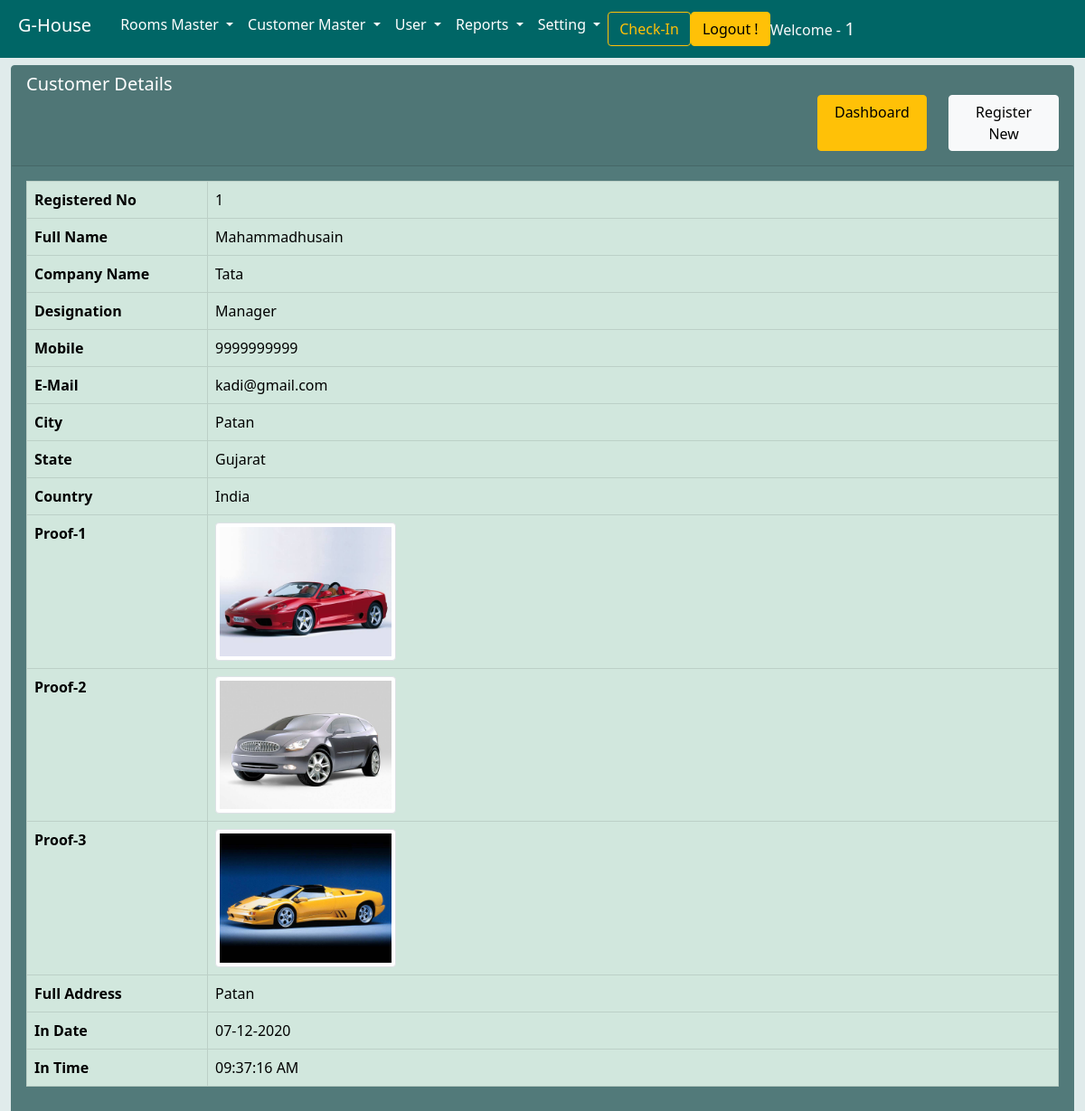
/customerfullinfo/1/ (signed in), run on the app's committed database.
### ghouse/models.py (models this page shows, shortened)
class cregister(models.Model):
    registerno = models.IntegerField(primary_key=True,blank=True)
    fullname = models.CharField(max_length=500)
    companyname = models.CharField(max_length=200)
    designation = models.CharField(max_length=200)
    mobile = models.PositiveIntegerField()
    emailid = models.EmailField(max_length=200)
    city = models.CharField(max_length=100)
    state = models.CharField(max_length=100)
    country = models.CharField(max_length=100,default='India')
    customer_id_type_1 = models.CharField(max_length=200,null=True,blank=True)
    proof_id_1 = models.ImageField(upload_to='photo/%Y/%m/%d',null=True,blank=True)
    customer_id_type_2 = models.CharField(max_length=200,null=True,blank=True)
    proof_id_2 = models.ImageField(upload_to='photo/%Y/%m/%d',null=True,blank=True)
    customer_id_type_3 = models.CharField(max_length=200,null=True,blank=True)
    proof_id_3 = models.ImageField(upload_to='photo/%Y/%m/%d',null=True,blank=True)
    fulladdress = models.TextField(max_length=500)
    in_date = models.DateField(auto_now_add=True)
    in_time = models.DateTimeField(auto_now_add=True)
    objects = models.Manager()

### ghouse/views.py (the view)
# urls.py: path('customerfullinfo/<int:id>/',customerfullinfo,name='customerfullinfo'),
def customerfullinfo(request, id):
    if request.user.is_authenticated:
        fullinfo = cregister.objects.filter(pk=id)
        context = {'fullinfo': fullinfo}
        return render(request, 'customerfullinfo.html', context)
    else:
        messages.info(request, '☹︎ Please Login First')
    return redirect('/login')

### ghouse/templates/customerfullinfo.html (shortened to what this page needs)
{% extends 'base.html' %}
{% block body %}
<div class="container-fluid">
    <div class="row">
        <div class="col-12">
            <div class="card mt-2 text-white" style="background-color: #527a7a; border-color: #527a7a;">
                <div class="card-header h5">
                    Customer Details
                    <div class="row">
                        <div class="col-9"></div>
                        <div class="col d-grid gap-2 mb-2">
                            <a class="btn btn-warning " href="{% url 'dashboard' %}">Dashboard</a>
                        </div>
                        <div class="col d-grid gap-2 mb-2">
                            <a class="btn btn-light" href="{% url 'CRegister' %}">Register New</a>
                        </div>
                    </div>
                </div>
                <div class="card-body">
                    <div class="col">
                        <table class="table table-bordered table-success table-responsive" >
                            {% for i  in fullinfo %}
                            <tbody>
                                <tr>
                                    <th style="width: 200px;">Registered No</th>
                                    <td>{{i.registerno}}</td>
                                </tr>
                                <tr>
                                    <th>Full Name</th>
                                    <td>{{i.fullname}}</td>
                                </tr>
                                <tr>
                                    <th>Company Name</th>
                                    <td>{{i.companyname}}</td>
                                </tr>
                                <tr>
                                    <th>Designation</th>
                                    <td>{{i.designation}}</td>
                                </tr>
                                <tr>
                                    <th>Mobile</th>
                                    <td>{{i.mobile}}</td>
                                </tr>
                                <tr>
                                    <th>E-Mail</th>
                                    <td>{{i.emailid}}</td>
                                </tr>
                                <tr>
                                    <th>City</th>
                                    <td>{{i.city}}</td>
                                </tr>
                                <tr>
                                    <th>State</th>
                                    <td>{{i.state}}</td>
                                </tr>
                                <tr>
                                    <th>Country</th>
                                    <td>{{i.country}}</td>
                                </tr>
                                <tr>
                                    <th>Proof-1</th>
                                    <td><img class="img-thumbnail" src="{{i.proof_id_1.url}}" alt="" style="width: 200px;"></td>
                                </tr>
                                <tr>
                                    <th>Proof-2</th>
                                    <td><img class="img-thumbnail" src="{{i.proof_id_2.url}}" alt="" style="width: 200px;"></td>
                                </tr>
                                <tr>
                                    <th>Proof-3</th>
                                    <td><img class="img-thumbnail" src="{{i.proof_id_3.url}}" alt="" style="width: 200px;"></td>
                                </tr>
                                <tr>
                                    <th>Full Address</th>
                                    <td>{{i.fulladdress}}</td>
                                </tr>
                                <tr>
                                    <th>In Date</th>
                                    <td>{{i.in_date|date:"d-m-Y"}}</td>
                                </tr>
                                <tr>
                                    <th>In Time</th>
                                    <td>{{i.in_time|date:'h:i:s A'}}</td>
                                </tr>
                            </tbody>
                            {% endfor %}
                        </table>
                    </div>
                </div>
            </div>
        </div>
    </div>
</div>
{% endblock body %}

### ghouse/templates/base.html (shortened to what this page needs)
{% load static %}
<!doctype html>
<html lang="en">
<head>
  <link href="https://cdn.jsdelivr.net/npm/bootstrap@5.0.0-alpha3/dist/css/bootstrap.min.css" rel="stylesheet"
>
  <link rel="stylesheet" href="https://stackpath.bootstrapcdn.com/font-awesome/4.7.0/css/font-awesome.min.css">
  <link rel="stylesheet" href="{% static 'css/tstayle.css' %}">
</head>
<body style="background-color: #e0ebeb;">
  <nav class="navbar navbar-expand-lg " style="background-color:  #006666;">
    <div class="container-fluid">
      <a class="navbar-brand p-2 text-bold h2 text-white" href="{% url 'dashboard' %}">G-House</a>
      <div class="collapse navbar-collapse" id="navbarSupportedContent">
        <ul class="navbar-nav mr-auto mb-2 mb-lg-0 ml-2 ">
          <li class="nav-item dropdown ">
            <a class="nav-link dropdown-toggle h6 text-white " href="#" id="navbarDropdown" role="button"
              data-toggle="dropdown" aria-expanded="false">
              Rooms Master
            </a>
          </li>
          <li class="nav-item dropdown">
            <a class="nav-link dropdown-toggle h6 text-white" href="#" id="navbarDropdown" role="button"
              data-toggle="dropdown" aria-expanded="false">
              Customer Master
            </a>
          </li>
          <li class="nav-item dropdown">
            <a class="nav-link dropdown-toggle h6 text-white" href="#" id="navbarDropdown" role="button"
              data-toggle="dropdown" aria-expanded="false">
              User
            </a>
          </li>
          <li class="nav-item dropdown">
            <a class="nav-link dropdown-toggle h6 text-white" href="#" id="navbarDropdown" role="button"
              data-toggle="dropdown" aria-expanded="false">
              Reports
            </a>
          </li>
          <li class="nav-item dropdown">
            <a class="nav-link dropdown-toggle h6 text-white" href="#" id="navbarDropdown" role="button"
              data-toggle="dropdown" aria-expanded="false">
              Setting
            </a>
          </li>
        </ul>
        <form class="d-flex">
          <a href="{% url 'DisplayAllRooms' %}" class="btn btn-outline-warning mr-2" type="submit">Check-In</a>
        </form>
        <a class="btn btn-warning mr-3" href="{% url 'logout' %}">Logout !</a>
        <span class="text-light"> Welcome - <b class="h5">{{request.user|upper}}</b></span>
      </div>
    </div>
  </nav>
  {% block body %}
  {% endblock body %}
</body>
</html>

### ghouse/templates/base.html (style rules this page uses)
.card { background-color: #778899; color: white; }

### data on the page
cregister: registerno "1", fullname "Mahammadhusain", companyname "Tata", designation "Manager", mobile "9999999999", emailid "kadi@gmail.com", city "Patan", state "Gujarat", country "India", proof_id_1 (picture), proof_id_2 (picture), proof_id_3 (picture), fulladdress "Patan", in_date "07-12-2020", in_time "09:37:16 AM"

### other printed values
{{ request.user|upper }} "1"
